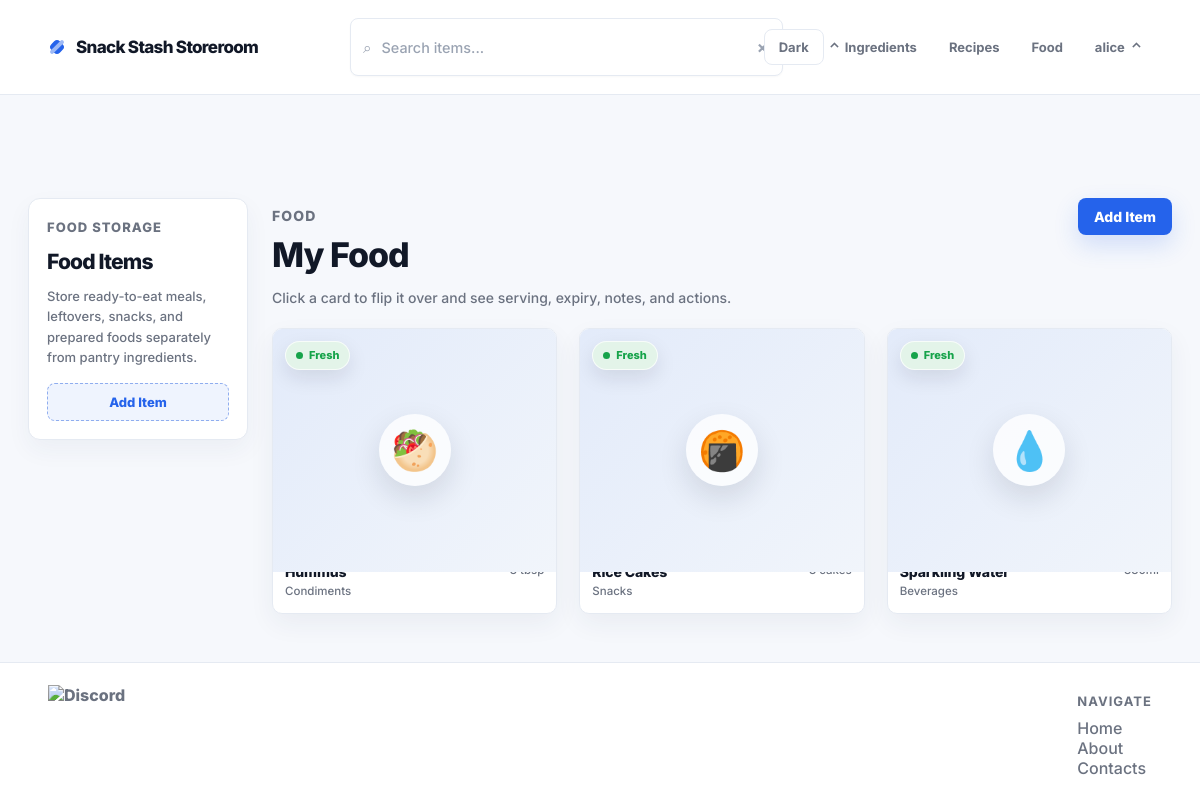
/food/page (signed in), run on the app's committed database.
### app/models/model.py (models this page shows, shortened)
class BaseModel(Model):
    class Meta:
        database = db

class User(UserMixin, BaseModel):
    id = AutoField()
    username = CharField(unique=True)
    email = CharField(unique=True)
    password_hash = CharField()
    created_at = DateTimeField(default=datetime.now)
    updated_at = DateTimeField(default=datetime.now)
    class Meta:
        table_name = "users"

class Food(BaseModel):
    id = AutoField()
    user = ForeignKeyField(User, backref="foods")
    name = CharField()
    emoji = CharField(default="🍽️")
    description = CharField(null=True)
    food_type = CharField()
    serving_size = CharField(null=True)
    category = CharField()
    expiry_date = DateField(null=True)
    notes = CharField(null=True)
    created_at = DateTimeField(default=datetime.now)
    updated_at = DateTimeField(default=datetime.now)
    class Meta:
        table_name = "food"

### app/routes/food.py (the view)
@food_bp.route("/page")
@login_required
def food_page():
    today = date.today()
    items = list(_user_food().dicts())
    return render_template(
        "food.html",
        items=items,
        today=today,
        warning_days=today + timedelta(days=3),
    )

### app/routes/food.py (called while the page is built)
def _user_id():
    return int(current_user.id)

def _user_food():
    return Food.select().where(Food.user_id == _user_id())

### app/templates/food.html (shortened to what this page needs)
{% extends "layout.html" %}
{% block content %}
<main class="dashboard-page">
    <div class="dashboard-shell">
        <aside class="dashboard-sidebar">
            <p class="sidebar-kicker quicksand-regular">Food Storage</p>
            <h1 class="elms-sans-regular">Food Items</h1>
            <p class="quicksand-regular">Store ready-to-eat meals, leftovers, snacks, and prepared foods separately from pantry ingredients.</p>
            <button class="quicksand-regular"
                hx-get="/food/new"
                hx-target="#food-form-container"
                hx-swap="innerHTML">Add Item</button>
        </aside>
        <section class="pantry-section dashboard-main">
            <div class="section-header">
                <div>
                    <p class="section-kicker quicksand-regular">Food</p>
                    <h2 class="elms-sans-regular h1">My Food</h2>
                    <p class="quicksand-regular">Click a card to flip it over and see serving, expiry, notes, and actions.</p>
                </div>
                <button class="quicksand-regular"
                    hx-get="/food/new"
                    hx-target="#food-form-container"
                    hx-swap="innerHTML">Add Item</button>
            </div>
            <div id="food-items" class="pantry-items-grid">
                {% include "_food_items.html" %}
            </div>
        </section>
    </div>
</main>
{% endblock %}

### app/templates/layout.html (shortened to what this page needs)
<!DOCTYPE html>
<html lang="en">
    <head>
        <link rel="stylesheet" href="{{ url_for('static', filename='styles.css', v=asset_version) }}">
    </head>
    <body class="light-mode">
        <nav>
            <div class="logo">
                <span class="logo-mark" aria-hidden="true"></span>
                <p class="elms-sans-regular h1">Snack Stash Storeroom</p>
            </div>
            {% if current_user.is_authenticated %}
            <div class="search-bar">
                <form id="search-form" class="search-form">
                    <span class="search-icon">⌕</span>
                    <input
                    id="search-filter"
                    type="text"
                    name="filter"
                    placeholder="Search items..."
                    class="quicksand-regular">
                    <button type="button" id="clear-search">×</button>
                </form>
                <details class="category-dropdown">
                    <summary class="dropdown-trigger elms-sans-regular">
                        <span class="chevron">⌄</span>
                    </summary>
                </details>
            </div>
            {% endif %}
            <ul class="nav-links">
                <li>
                    <button type="button" id="theme-toggle" class="theme-toggle quicksand-regular" aria-label="Toggle dark mode">
                    </button>
                </li>
                {% if current_user.is_authenticated %}
                <li><a href="{{ url_for('templates.dashboard') }}" class="quicksand-regular">Ingredients</a></li>
                <li><a href="{{ url_for('recipes.recipes_page') }}" class="quicksand-regular">Recipes</a></li>
                <li><a href="{{ url_for('food.food_page') }}" class="quicksand-regular">Food</a></li>
                <li>
                    <details class="dropdown">
                        <summary class="quicksand-regular dropdown-trigger">{{ current_user.username }}<span class="chevron">⌄</span></summary>
                    </details>
                </li>
                {% endif %}
            </ul>
        </nav>
        <div class="spacer-small"></div>
        {% block content %}
        {% endblock %}
        <footer>
            <div class="footer-connection">
                <img src="" alt="Discord" class="elms-sans-regular">
            </div>
            <ul class="footer-nav">
                <li class="elms-sans-regular"><h1>Navigate</h1></li>
                <li><a href="#" class="quicksand-regular">Home</a></li>
                <li><a href="#" class="quicksand-regular">About</a></li>
                <li><a href="#" class="quicksand-regular">Contacts</a></li>
            </ul>
        </footer>
    </body>
</html>

### app/templates/_food_items.html (shortened to what this page needs)
{% if items %}
  {% for item in items %}
    {% set item_category = item.category or "Uncategorized" %}
    {% set item_description = item.description or "" %}
    {% set item_notes = item.notes or "" %}
    {% set emoji = item.emoji or "🍽️" %}
    {% set status_class = "fresh" %}
    {% set status_label = "Fresh" %}
    {% if item.expiry_date and item.expiry_date < today %}
      {% set status_class = "expired" %}
      {% set status_label = "Expired" %}
    {% elif item.expiry_date and item.expiry_date <= warning_days %}
      {% set status_class = "warning" %}
      {% set status_label = "Expires in " ~ (item.expiry_date - today).days ~ " days" %}
    {% elif not item.expiry_date %}
      {% set status_class = "unknown" %}
      {% set status_label = "No expiry" %}
    {% endif %}
    <article class="pantry-card pantry-card--{{ status_class }}"
      data-search="{{ (emoji ~ ' ' ~ item.name ~ ' ' ~ item_category ~ ' ' ~ item_description ~ ' ' ~ (item.serving_size or '') ~ ' ' ~ item_notes)|lower }}">
      <div class="pantry-card-inner">
        <label class="pantry-card-face pantry-card-front" for="food-card-{{ item.id }}" data-card-flip
          aria-label="View details for {{ item.name }}">
          <span class="pantry-card-media">
            <span class="pantry-item-icon" aria-hidden="true">{{ emoji }}</span>
            <span class="expiry-chip expiry-chip--{{ status_class }}">{{ status_label }}</span>
          </span>
          <span class="pantry-card-main">
            <span>
              <strong class="elms-sans-regular">{{ item.name }}</strong>
              <small class="quicksand-regular">{{ item_category }}</small>
            </span>
            <span class="pantry-card-quantity quicksand-regular">{{ item.serving_size or "Not set" }}</span>
          </span>
        </label>
        <div class="pantry-card-face pantry-card-back">
          <label for="food-card-{{ item.id }}" class="card-back-button quicksand-regular" data-card-unflip>Back</label>
          <p class="dialog-eyebrow quicksand-regular">{{ item_category }}</p>
          <h3 class="elms-sans-regular">{{ emoji }} {{ item.name }}</h3>
          <div class="pantry-detail-list quicksand-regular">
            <div>
              <span>Serving</span>
              <strong>{{ item.serving_size or "Not set" }}</strong>
            </div>
            <div>
              <span>Expiry</span>
              <strong>{{ item.expiry_date or "None" }}</strong>
            </div>
            {% if item_description %}
              <div class="detail-notes">
                <span>Description</span>
              </div>
            {% endif %}
          </div>
        </div>
      </div>
    </article>
  {% endfor %}
{% else %}
  <div class="empty-state quicksand-regular">
    <p>No food items yet.</p>
    <p>Click "Add Item" to create your first entry.</p>
  </div>
{% endif %}

### data on the page
User: username "alice"
Food: emoji "🥙", status_label "Fresh", category "Condiments"
Food: emoji "🍘", status_label "Fresh", category "Snacks"
Food: emoji "💧", status_label "Fresh", category "Beverages"
